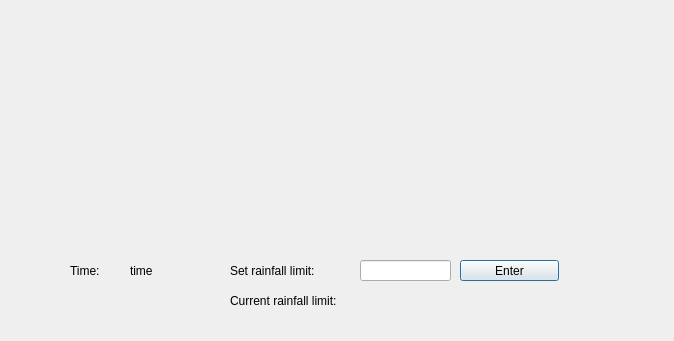
<?xml version="1.0" encoding="UTF-8"?>
<ui version="4.0">
 <class>Dialog</class>
 <widget class="QDialog" name="Dialog">
  <property name="geometry">
   <rect>
    <x>0</x>
    <y>0</y>
    <width>674</width>
    <height>341</height>
   </rect>
  </property>
  <property name="windowTitle">
   <string>Dialog</string>
  </property>
  <widget class="QWidget" name="verticalLayoutWidget">
   <property name="geometry">
    <rect>
     <x>0</x>
     <y>10</y>
     <width>331</width>
     <height>241</height>
    </rect>
   </property>
   <layout class="QVBoxLayout" name="verticalLayout_1"/>
  </widget>
  <widget class="QLabel" name="label1">
   <property name="geometry">
    <rect>
     <x>130</x>
     <y>260</y>
     <width>91</width>
     <height>22</height>
    </rect>
   </property>
   <property name="text">
    <string>time</string>
   </property>
  </widget>
  <widget class="QWidget" name="verticalLayoutWidget_2">
   <property name="geometry">
    <rect>
     <x>330</x>
     <y>10</y>
     <width>181</width>
     <height>241</height>
    </rect>
   </property>
   <layout class="QVBoxLayout" name="verticalLayout_2"/>
  </widget>
  <widget class="QLabel" name="label">
   <property name="geometry">
    <rect>
     <x>70</x>
     <y>260</y>
     <width>68</width>
     <height>22</height>
    </rect>
   </property>
   <property name="text">
    <string>Time:</string>
   </property>
  </widget>
  <widget class="QWidget" name="verticalLayoutWidget_3">
   <property name="geometry">
    <rect>
     <x>510</x>
     <y>10</y>
     <width>161</width>
     <height>241</height>
    </rect>
   </property>
   <layout class="QVBoxLayout" name="verticalLayout_3"/>
  </widget>
  <widget class="QLabel" name="label_2">
   <property name="geometry">
    <rect>
     <x>230</x>
     <y>260</y>
     <width>121</width>
     <height>22</height>
    </rect>
   </property>
   <property name="text">
    <string>Set rainfall limit:</string>
   </property>
  </widget>
  <widget class="QLineEdit" name="lineEdit">
   <property name="geometry">
    <rect>
     <x>360</x>
     <y>260</y>
     <width>91</width>
     <height>21</height>
    </rect>
   </property>
  </widget>
  <widget class="QPushButton" name="pushButton">
   <property name="geometry">
    <rect>
     <x>460</x>
     <y>260</y>
     <width>99</width>
     <height>21</height>
    </rect>
   </property>
   <property name="text">
    <string>Enter</string>
   </property>
  </widget>
  <widget class="QLabel" name="label_3">
   <property name="geometry">
    <rect>
     <x>380</x>
     <y>290</y>
     <width>68</width>
     <height>22</height>
    </rect>
   </property>
   <property name="text">
    <string/>
   </property>
  </widget>
  <widget class="QLabel" name="label_4">
   <property name="geometry">
    <rect>
     <x>230</x>
     <y>290</y>
     <width>151</width>
     <height>22</height>
    </rect>
   </property>
   <property name="text">
    <string>Current rainfall limit:</string>
   </property>
  </widget>
 </widget>
 <layoutdefault spacing="6" margin="11"/>
 <resources/>
 <connections/>
</ui>
